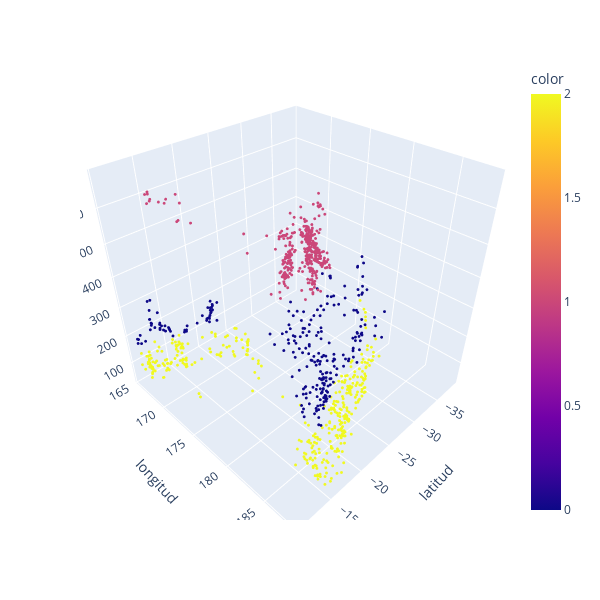

Notebook cell for this chart:
### Markdown cell above
### Resultado de agrupamiento con CJA

### Code cell
figure = px.scatter_3d(datos, x="latitud", y="longitud", z="profundidad",color=pred, width=600, height=600)
figure.update_traces(marker_size = 1)
figure.show()

### Figure 1 — Plotly figure (JSON) as saved in the notebook; plotly's stock layout.template omitted (floating-point values rounded to 4 significant figures; data arrays with more than 128 entries replaced by an {"elided": "..."} marker saying what was removed)
{"data": [{"hovertemplate": "latitud=%{x}<br>longitud=%{y}<br>profundidad=%{z}<br>color=%{marker.color}<extra></extra>", "legendgroup": "", "marker": {"color": {"elided": "1000 int values"}, "coloraxis": "coloraxis", "size": 1, "symbol": "circle"}, "mode": "markers", "name": "", "scene": "scene", "showlegend": false, "type": "scatter3d", "x": {"elided": "1000 float values"}, "y": {"elided": "1000 float values"}, "z": {"elided": "1000 int values"}}], "layout": {"coloraxis": {"colorbar": {"title": {"text": "color"}}, "colorscale": [[0, "#0d0887"], [0.1111, "#46039f"], [0.2222, "#7201a8"], [0.3333, "#9c179e"], [0.4444, "#bd3786"], [0.5556, "#d8576b"], [0.6667, "#ed7953"], [0.7778, "#fb9f3a"], [0.8889, "#fdca26"], [1, "#f0f921"]]}, "height": 600, "legend": {"tracegroupgap": 0}, "margin": {"t": 60}, "scene": {"domain": {"x": [0, 1], "y": [0, 1]}, "xaxis": {"title": {"text": "latitud"}}, "yaxis": {"title": {"text": "longitud"}}, "zaxis": {"title": {"text": "profundidad"}}}, "width": 600}}
